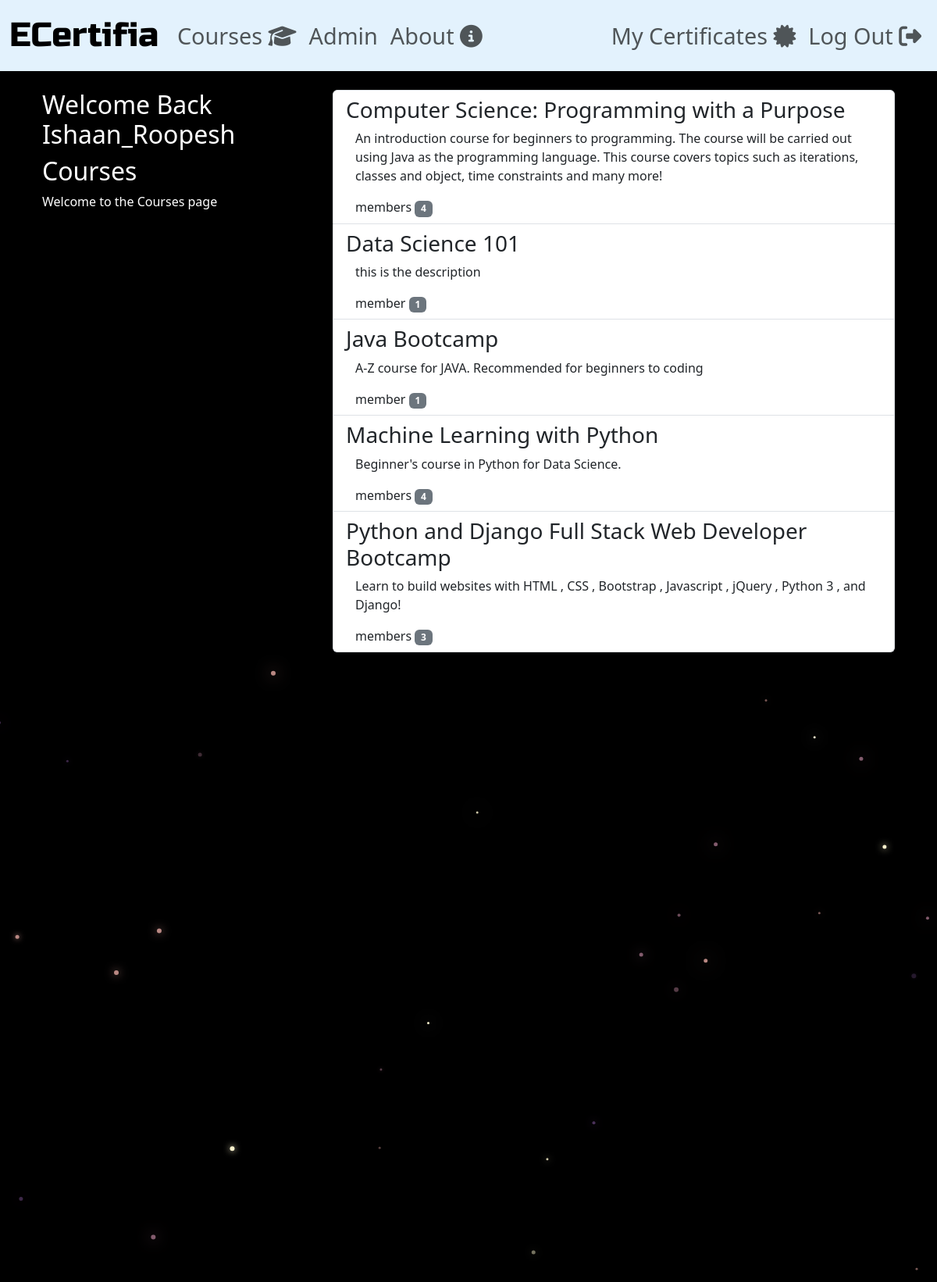
Page /courses/ (signed in) on the committed database.
### courses/models.py (models this page shows, shortened)
class Course(models.Model):
    name = models.CharField(max_length=255, unique=True)
    course_instructor = models.CharField(max_length=255, blank=False, default='')
    issuing_organization = models.CharField(max_length=256, default='')
    slug = models.SlugField(allow_unicode=True, unique=True)
    description = models.TextField(blank=True, default='')
    description_html = models.TextField(editable=False, default='', blank=True)
    members = models.ManyToManyField(User, through='CourseMembers')
    course_length_hours = models.PositiveIntegerField(default=0)
    class Meta:
        ordering = ['name']

### courses/views.py (the view)
# urls.py: path('', views.ListGroups.as_view(), name='all'),
class ListGroups(generic.ListView):
    model = Course

### courses/templates/courses/course_list.html (shortened to what this page needs)
{% extends 'courses/course_base.html' %}
{% block precourse %}
<div class="col-md-4">
    <div class="content">
        {% if user.is_authenticated %}
            <h2>Welcome Back
                <a>{{ user.username }}</a>
            </h2>
        {% endif %}
        <h2>Courses</h2>
        <p>Welcome to the Courses page</p>
    </div>
</div>
{% endblock %}
{% block course_content %}
<div class="col-md-8">
    <div class="list-group">
        {% for course in object_list %}
            <a href="{% url 'courses:single' slug=course.slug %}" class="list-group-item list-group-item-action">
                <h3 class="">{{ course.name }}</h3>
                <div class="list-group-item-text container-fluid">
                    {{ course.description_html|safe }}
                    <div class="row">
                        <div class="col-md-4">
                            member{{ course.members.count|pluralize }}
                            <span class="badge bg-secondary">{{ course.members.count }}</span>
                        </div>
                    </div>
                </div>
            </a>
        {% endfor %}
    </div>
</div>
{% endblock %}

### static/ecertificate/css/mastermain.css (style rules this page uses)
html, body { background: black; margin: 0; }

### static/ecertificate/css/ecertificate/master.css (style rules this page uses)
body { background-color: black; color:white; }

### rows in the picture
Course: name "Computer Science: Programming with a Purpose", description_html "An introduction course for beginners to programming. The course will be carried out using Java as the programming language. This course covers topics such as iterations, classes and object, time constraints and many more!", members.count "4"
Course: name "Data Science 101", description_html "this is the description", members.count "1"
Course: name "Java Bootcamp", description_html "A-Z course for JAVA. Recommended for beginners to coding", members.count "1"
Course: name "Machine Learning with Python", description_html "Beginner's course in Python for Data Science.", members.count "4"
Course: name "Python and Django Full Stack Web Developer Bootcamp", description_html "Learn to build websites with HTML , CSS , Bootstrap , Javascript , jQuery , Python 3 , and Django!", members.count "3"

### other values in the picture
{{ user.username }} "Ishaan_Roopesh"
